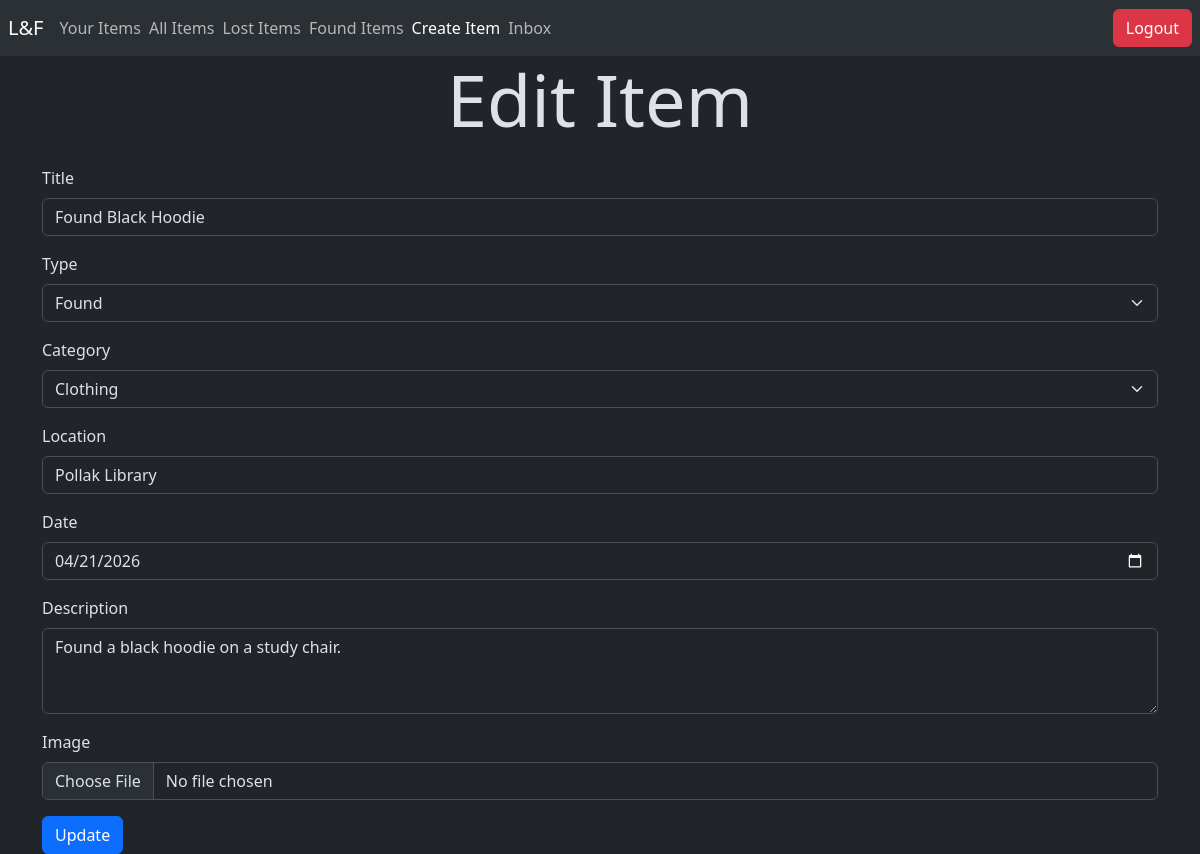
/edit_item.php?item_id=12 (signed in), run on the app's committed database.
### tables this page shows
CREATE TABLE ITEM (
    Item_id INT AUTO_INCREMENT,
    Inserted_at TIMESTAMP NOT NULL,
    Location VARCHAR(50) NOT NULL,
    Description VARCHAR(250) NOT NULL,
    Title VARCHAR(50) NOT NULL, 
    Type VARCHAR(20) NOT NULL,
    Category VARCHAR(20) NOT NULL,
    Status VARCHAR(20) NOT NULL,
    Date DATE NOT NULL,
    Img VARCHAR(225) NOT NULL,
    User_id INT NOT NULL,

    PRIMARY KEY (Item_id),
    FOREIGN KEY (User_id) REFERENCES USER (User_id)
);

### edit_item.php (the view, shortened to what this page needs)
<?php
include("connect.php");
$user_email = $_SESSION["Email"];
$item_id = $_GET['item_id'];
$sql_fetch_item = "select * from item where Item_id=$item_id;";
$item_row = $conn->query($sql_fetch_item);
$item = $item_row->fetch_assoc();
$sql_fetch_notifications = "select count(*) from notification where Recipient_email = '$user_email';";
$notifications = $conn->query($sql_fetch_notifications);
$row = $notifications->fetch_assoc();
$count = $row['count(*)'];
?>
<!doctype html>
<html lang="en" class="h-100" data-bs-theme="dark">
<head>
    <link href="https://cdn.jsdelivr.net/npm/bootstrap@5.3.8/dist/css/bootstrap.min.css" rel="stylesheet">
</head>
<body>
    <nav class="navbar bg-body-tertiary">
        <a class="navbar-brand ms-2" href="#">L&F</a>
        <ul class="navbar-nav me-auto flex-row d-flex">
            <li class="nav-item me-2">
                <a class="nav-link" href="user_items.php">Your Items</a>
            </li>
            <li class='nav-item me-2'>
                <a class='nav-link' href='view_items.php'>All Items</a>
            </li>
            <li class="nav-item me-2">
                <a class="nav-link" href="lost_items.php">Lost Items</a>
            </li>
            <li class="nav-item me-2">
                <a class="nav-link" href="found_items.php">Found Items</a>
            </li>
            <li class="nav-item me-2">
                <a class="nav-link active" href="item_submission.php">Create Item</a>
            </li>
            <?php
            if ($count > 0) {
                echo ("
                <li class='nav-item me-2'>
                    <a class='nav-link' href='view_conversations.php'>Inbox*</a>
                </li>
                ");
            } else {
                echo ("
                <li class='nav-item me-2'>
                    <a class='nav-link' href='view_conversations.php'>Inbox</a>
                </li>
                ");
            } ?>
        </ul>
        <a href="logout.php">
            <button class="btn btn-danger me-2" type="button">Logout</button>
        </a>
    </nav>
    <h1 class="display-2 text-center mb-4">Edit Item</h1>
    <div class="container">
        <form method="post" action="./update_item.php?item_id=<?php echo $item_id; ?>" enctype="multipart/form-data">
            <div class="mb-3">
                <label for="title" class="form-label">Title</label>
                <input type="text" class="form-control" id="title" name="title" value="<?php echo $item['Title']; ?>" required>
            </div>
            <div class="mb-3">
                <label for="type" class="form-label">Type</label>
                <select class="form-select" id="type" name="type" ?>" required>
                    <?php
                    if ($item['Type'] == 'Lost') {
                        echo ("
                        <option value='Lost' selected>Lost</option>
                        <option value='Found'>Found</option>
                        ");
                    } else {
                        echo ("
                        <option value='Lost'>Lost</option>
                        <option value='Found' selected>Found</option>
                        ");
                    }
                    ?>
                </select>
            </div>
            <div class="mb-3">
                <label for="category" class="form-label">Category</label>
                <select class="form-select" id="category" name="category" value="<?php echo $item['Category']; ?>" required>
                    <?php
                    if ($item['Category'] == 'Electronics') {
                        echo ("
                        <option value='Electronics' selected>Electronics</option>
                        <option value='Clothing'>Clothing</option>
                        <option value='Jewelry'>Jewelry</option>
                        <option value='Books'>Books</option>
                        <option value='Bags'>Bags</option>
                        <option value='Wallets'>Wallets</option>
                        <option value='Other'>Other</option>
                        ");
                    } else if ($item['Category'] == 'Clothing') {
                        echo ("
                        <option value='Electronics'>Electronics</option>
                        <option value='Clothing' selected>Clothing</option>
                        <option value='Jewelry'>Jewelry</option>
                        <option value='Books'>Books</option>
                        <option value='Bags'>Bags</option>
                        <option value='Wallets'>Wallets</option>
                        <option value='Other'>Other</option>
                        ");
                    } else if ($item['Category'] == 'Jewelry') {
                        echo ("
                        <option value='Electronics'>Electronics</option>
                        <option value='Clothing'>Clothing</option>
                        <option value='Jewelry' selected>Jewelry</option>
                        <option value='Books'>Books</option>
                        <option value='Bags'>Bags</option>
                        <option value='Wallets'>Wallets</option>
                        <option value='Other'>Other</option>
                        ");
                    } else if ($item['Category'] == 'Books') {
                        echo ("
                        <option value='Electronics'>Electronics</option>
                        <option value='Clothing'>Clothing</option>
                        <option value='Jewelry'>Jewelry</option>
                        <option value='Books' selected>Books</option>
                        <option value='Bags'>Bags</option>
                        <option value='Wallets'>Wallets</option>
                        <option value='Other'>Other</option>
                        ");
                    } else if ($item['Category'] == 'Bags') {
                        echo ("
                        <option value='Electronics'>Electronics</option>
                        <option value='Clothing'>Clothing</option>
                        <option value='Jewelry'>Jewelry</option>
                        <option value='Books'>Books</option>
                        <option value='Bags' selected>Bags</option>
                        <option value='Wallets'>Wallets</option>
                        <option value='Other'>Other</option>
                        ");
                    } else if ($item['Category'] == 'Wallets') {
                        echo ("
                        <option value='Electronics'>Electronics</option>
                        <option value='Clothing'>Clothing</option>
                        <option value='Jewelry'>Jewelry</option>
                        <option value='Books'>Books</option>
                        <option value='Bags'>Bags</option>
                        <option value='Wallets' selected>Wallets</option>
                        <option value='Other'>Other</option>
                        ");
                    }
                    ?>
                </select>
            </div>
            <div class="mb-3">
                <label for="location" class="form-label">Location</label>
                <input type="text" class="form-control" id="location" name="location" value="<?php echo $item['Location']; ?>" required>
            </div>
            <div class="mb-3">
                <label for="date" class="form-label">Date</label>
                <input type="date" class="form-control" id="date" name="date" value="<?php echo $item['Date']; ?>" required>
            </div>
            <div class="mb-3">
                <label for="description" class="form-label">Description</label>
                <textarea class="form-control" id="description" name="description" rows="3" required><?php echo $item['Description']; ?></textarea>
            </div>
            <div class="mb-3">
                <label for="image" class="form-label">Image</label>
                <input type="file" class="form-control" id="image" name="image">
            </div>
            <button type="submit" class="btn btn-primary">Update</button>
        </form>
    </div>
</body>
</html>

### data on the page
item: title "Found Black Hoodie", type "Found", category "Clothing", location "Pollak Library", date "04/21/2026", description "Found a black hoodie on a study chair."
